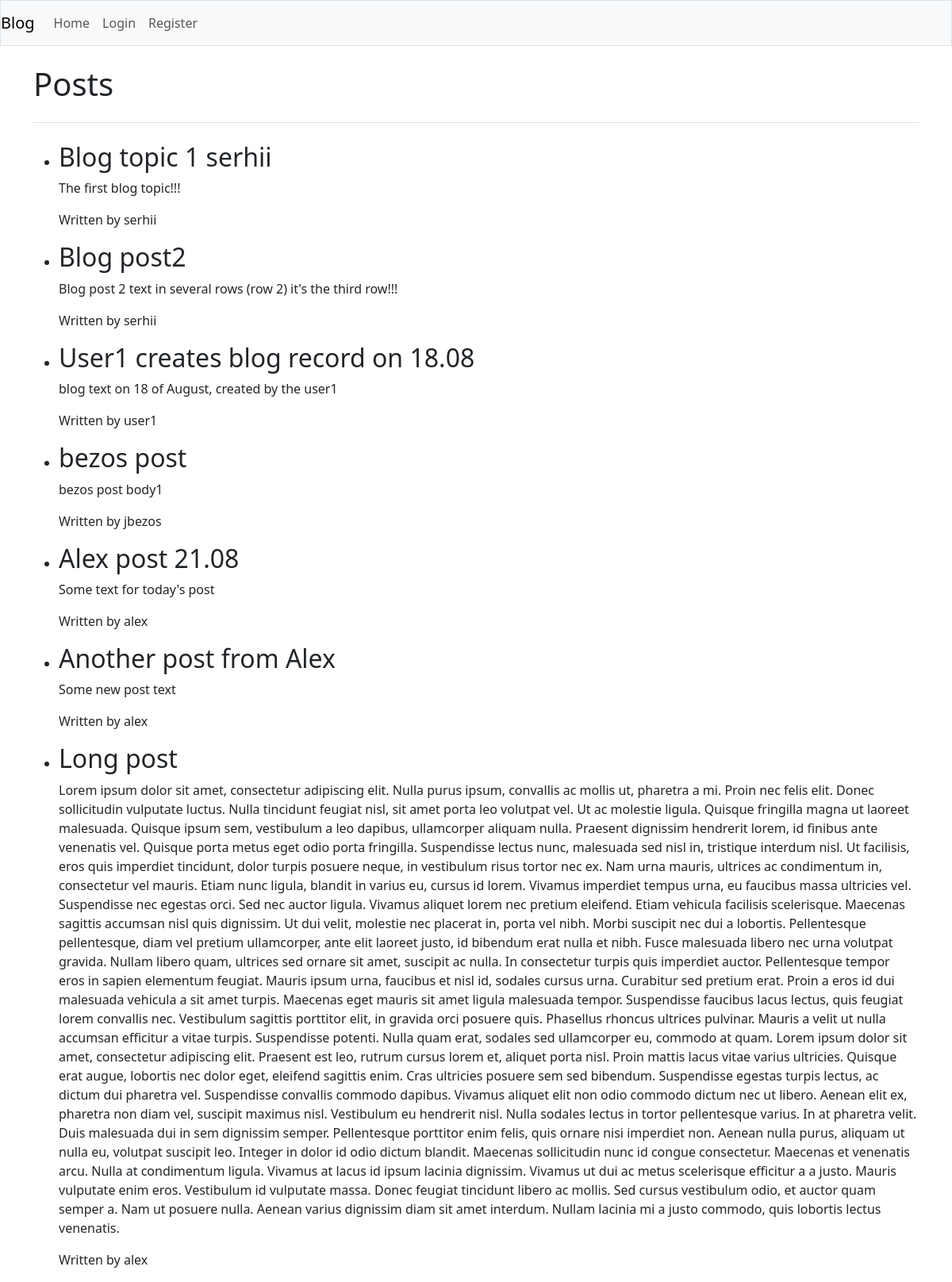
The app's page /posts/, older data.
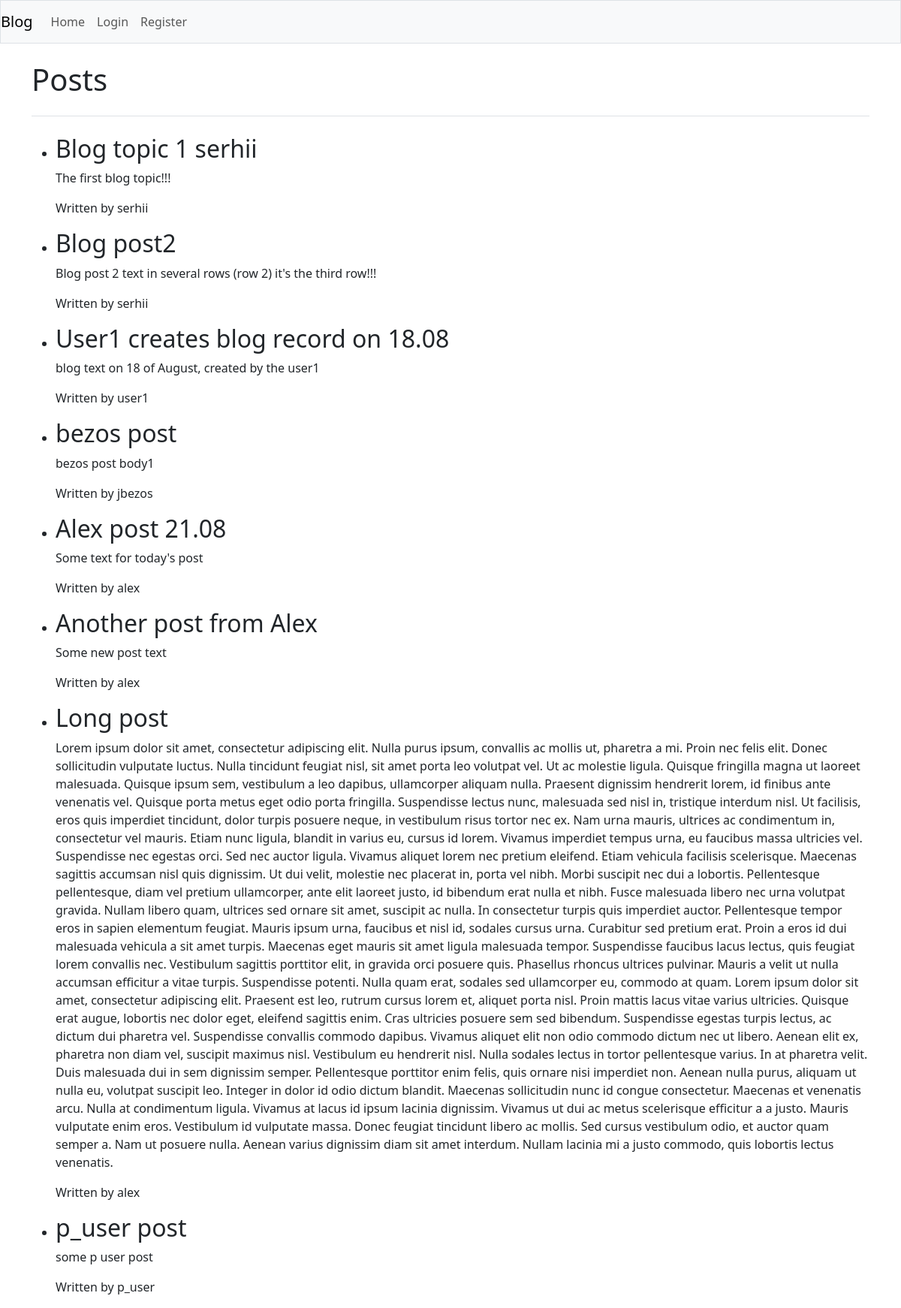
The same page, newer data.
### blogs/models.py (models this page shows, shortened)
class BlogPost(models.Model):
    title = models.CharField(max_length=200)
    text = models.TextField()
    owner = models.ForeignKey('auth.User', on_delete=models.CASCADE)
    created_at = models.DateTimeField(auto_now_add=True)
    updated_at = models.DateTimeField(auto_now=True)

### blogs/views.py (the view)
# urls.py: path('posts/', views.posts, name='posts'),
def posts(request):
    if not request.user.is_authenticated:
        posts = BlogPost.objects.all()
    else:
        posts = BlogPost.objects.filter(owner=request.user)
    return render(request, 'blogs/posts.html', {'posts': posts})

### blogs/templates/blogs/posts.html (shortened to what this page needs)
{% extends "blogs/base.html" %}
{% block page_header %}
<h1> Posts</h1>
{% endblock page_header %}
{% block content %}
<ul>
    {% for post in posts %}
    <li>
        <h2>{{ post.title }}</h2>
        <p>{{ post.text }}</p>
        {% if user.is_authenticated %}
        <span><a class="btn btn-lg btn-secondary" href="{% url 'blogs:edit_post' post.id %}">Edit</a> </span>
        <!--form action="{% url 'blogs:delete_post' post.id %}" method="post" style="display:inline;">
            {% csrf_token %}
            <button type="submit" class="btn btn-lg btn-danger"
                onclick="return confirm('Are you sure you want to delete the post: \'{{ post.title|escapejs }}\'?');">
                Delete
            </button>
        </form-->
        <button type="button" class="btn btn-lg btn-danger" data-bs-toggle="modal"
            data-bs-target="#deleteModal{{ post.id }}">
            Delete
        </button>
        <div class="modal fade" id="deleteModal{{ post.id }}" tabindex="-1" aria-hidden="true">
            <div class="modal-dialog modal-dialog-centered">
                <div class="modal-content">
                    <div class="modal-header">
                        <h5 class="modal-title">Delete Post</h5>
                        <button type="button" class="btn-close" data-bs-dismiss="modal"></button>
                    </div>
                    <div class="modal-body">
                        Are you sure you want to delete "{{ post.title }}"?
                    </div>
                    <div class="modal-footer">
                        <form action="{% url 'blogs:delete_post' post.id %}" method="post">
                            {% csrf_token %}
                            <button type="submit" class="btn btn-danger">Yes, delete</button>
                        </form>
                        <button type="button" class="btn btn-secondary" data-bs-dismiss="modal">Cancel</button>
                    </div>
                </div>
            </div>
        </div>
        {% else %}
        <p>Written by {{post.owner}}</p>
        {% endif %}
    </li>
    {% empty %}
    <li>No blog posts available.</li>
    {% endfor %}
</ul>
{% endblock content %}

### blogs/templates/blogs/base.html (shortened to what this page needs)
{% load django_bootstrap5 %}
{% load static %}
<!DOCTYPE html>
<html lang="en">
<head>
    {% bootstrap_css %}
</head>
<body>
    <nav class="navbar navbar-expand-lg navbar-light bg-light mb-4 border">
        <a class="navbar-brand" href="{% url 'blogs:index' %}">Blog</a>
        <div class="collapse navbar-collapse" id="navbarCollapse">
            <ul class="navbar-nav mr-auto">
                <li class="nav-item">
                    <a class="nav-link" href="{% url 'blogs:index' %}">Home</a>
                </li>
                {% if user.is_authenticated %}
                <li class="nav-item">
                    <a class="nav-link" href = "{% url 'blogs:posts' %}">Review your posts</a>
                </li>
                <li class="nav-item">
                    <span class="nav-link disabled">Welcome, {{ user.first_name }}!</span>
                </li>
                <li class="nav-item">
                    <a class="nav-link" href="{% url 'users:profile' %}">Profile</a>
                </li>
                <li class="nav-item">
                    <form method="post" action="{% url 'users:logout' %}" style="display:inline;">
                        {% csrf_token %}
                        <button type="submit" class="btn btn-link nav-link" style="padding:10;">Logout</button>
                    </form>
                </li>
                {% else %}
                <li class="nav-item">
                    <a class="nav-link" href="{% url 'users:login' %}">Login</a>
                </li>
                <li class="nav-item">
                    <a class="nav-link" href="{% url 'users:register' %}">Register</a>
                </li>
                {% endif %}
            </ul>
        </div>
    </nav>
    <main role="main" class="container">
        <div class="pb-3 mb-4 border-bottom">
            {% block page_header %} {% endblock page_header %}
        </div>
        {% block content %} {% endblock content %}
    </main>
</body>
</html>

Row changes from the older to the newer data that the page shows:
added BlogPost: title "p_user post", text "some p user post", owner "p_user"
